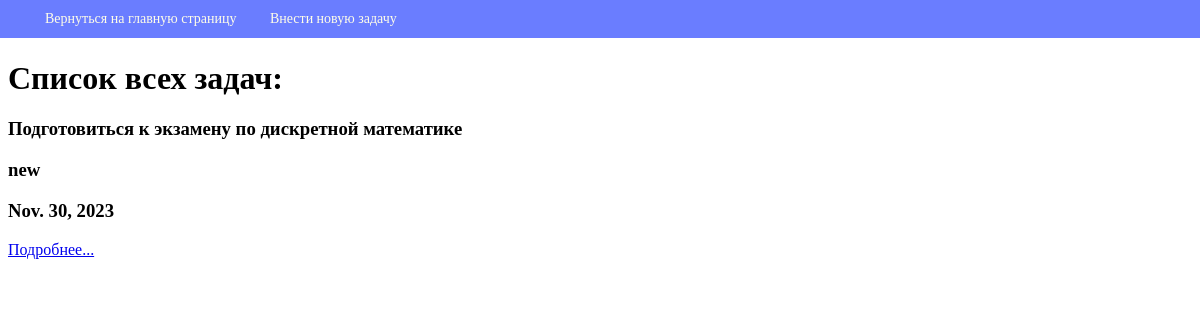
Before: / with the older database file.
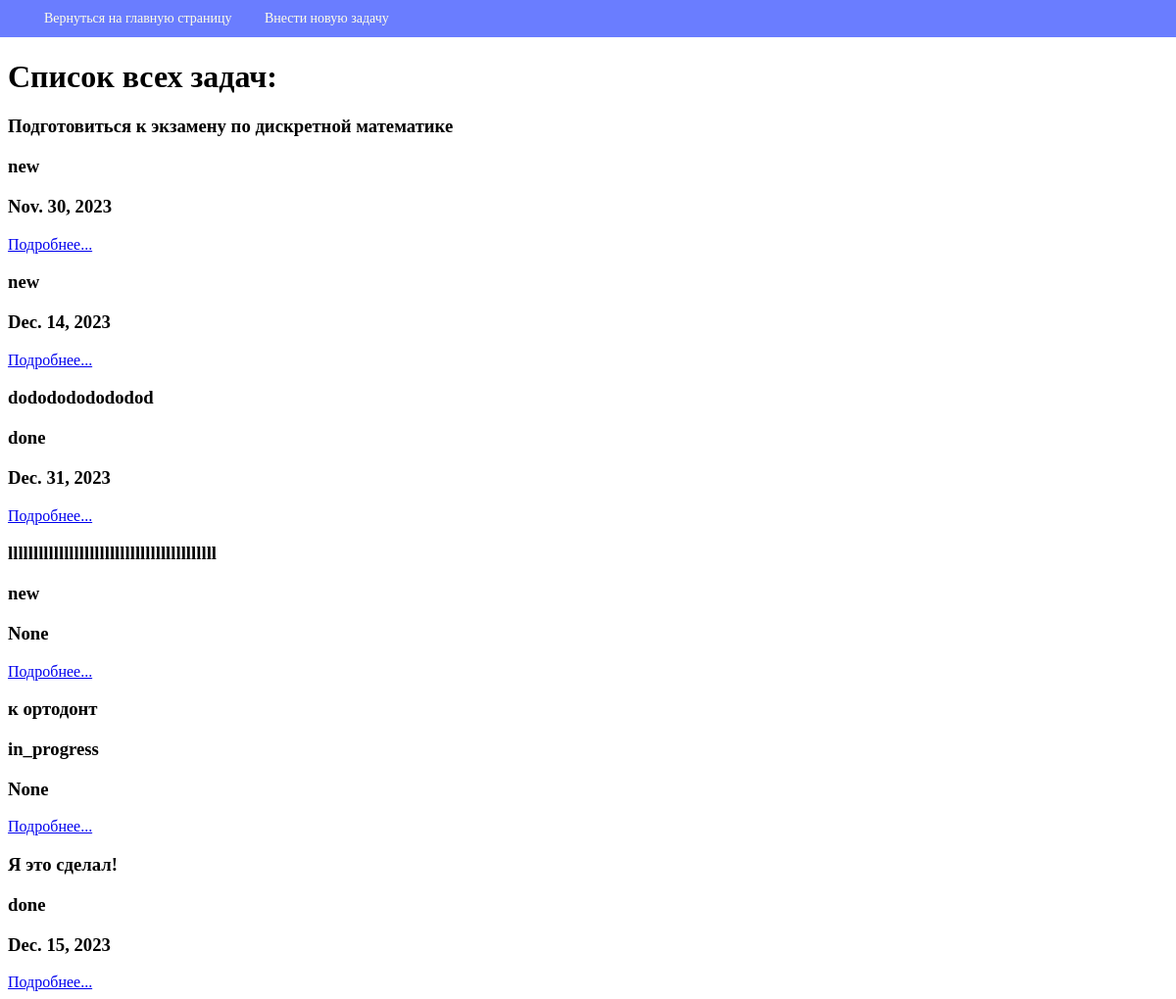
After: the same page with the newer database file.
### to_do_list_app/models.py (models this page shows, shortened)
class ToDoList (models.Model):
    description = models.TextField(max_length=3000, null=False, blank=False, verbose_name='Описание')
    status = models.TextField(max_length=20, null=False, blank=False, default='New', verbose_name='Статус')
    date = models.DateField(null=True, verbose_name='Дата')
    detailed_desc = models.TextField(max_length=2000, default='', verbose_name='Подробное описание')

### to_do_list_app/views.py (the view)
# urls.py: path('', to_do_list_app_views.render_index, name='index'),
def render_index (request):
    tasks = ToDoList.objects.all()
    return render(request, 'index.html', {'tasks': tasks})

### templates/index.html
{% extends 'base.html' %}
{% load static %}
{% block menu %}
<li><a href="{% url 'create' %}">Внести новую задачу</a></li>
{% endblock %}
{% block content %}
<h1>Список всех задач:</h1>
    {% for task in tasks %}
        <h3>{{ task.description }}</h3>
        <h3>{{ task.status }}</h3>
        <h3>{{ task.date }}</h3>
        <a href="{% url 'detailed' task.pk %}">Подробнее...</a>
    {% endfor %}
{% endblock %}

### templates/base.html (shortened to what this page needs)
{% load static %}
<!doctype html>
<html lang="en">
<head>
    <link rel="stylesheet" href="{% static 'css/style.css' %}">
</head>
<body>
<nav class="navbar">
    <div class="container">
        <ul class="menu">
            <li><a href="{% url 'index' %}">Вернуться на главную страницу</a></li>
            {% block menu %}{% endblock %}
        </ul>
    </div>
</nav>
<div class="container">
    {% block content %}{% endblock %}
</div>
</body>
</html>

### to_do_list_app/static/css/style.css (style rules this page uses)
body { margin-top: 60px; }
.navbar { display: block; background: #6a7dff; position: fixed; top: 0; right: 0; left: 0; font-size: 0; box-sizing: border-box; padding: 7px 30px; }
.menu { font-size: 14px; line-height: 1; padding: 0; margin: 0; display: inline-block; color: #fffee8; }
.menu li { display: inline-block; }
.menu a { display: inline-block; text-decoration: none; color: inherit; padding: 5px 15px; }

Changed rows visible on the page:
added ToDoList: status "new", date "Dec. 14, 2023"
added ToDoList: description "dododododododod", status "done", date "Dec. 31, 2023"
added ToDoList: description "lllllllllllllllllllllllllllllllllllllllll", status "new", date "None"
added ToDoList: description "к ортодонт", status "in_progress", date "None"
added ToDoList: description "Я это сделал!", status "done", date "Dec. 15, 2023"
